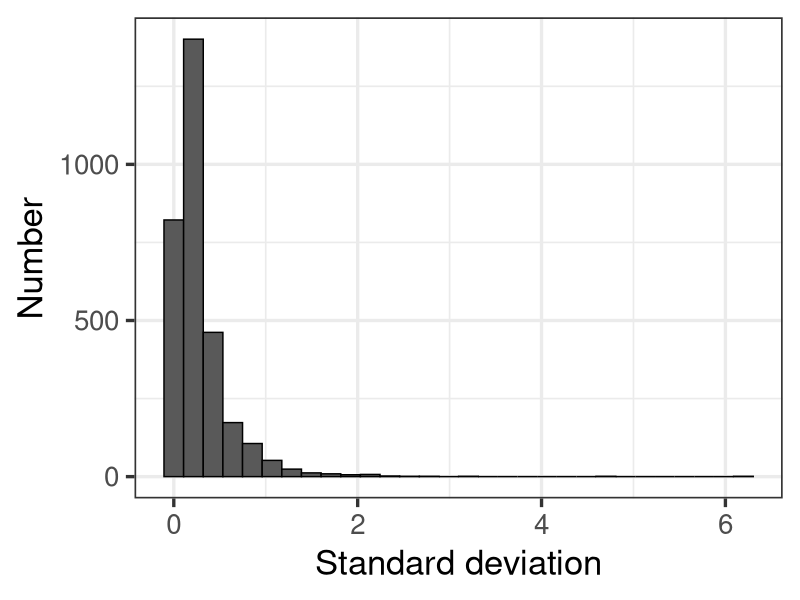
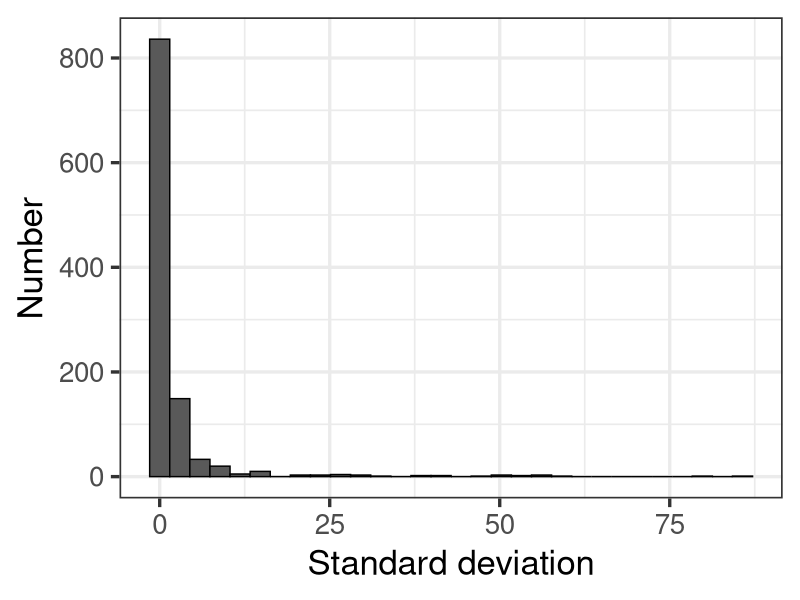
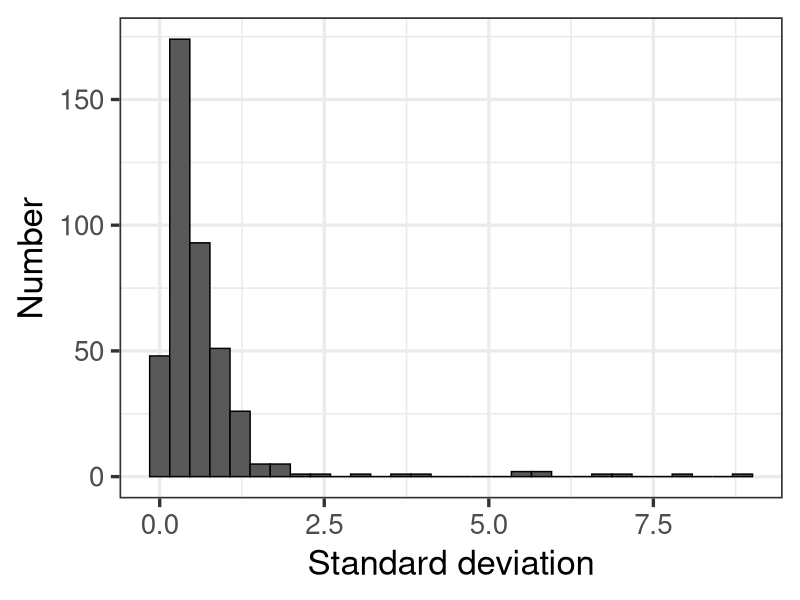

R code for these plots, in order:


# info --------------------------------------------------------------------

# Final processing of freshwater thermal tolerance dataset

# by Helena S. Bayat

# last edited: 21/10/2024

# setup -------------------------------------------------------------------
library(tidyverse)

# load data ---------------------------------------------------------------

tol <- read.csv('data/thermtol_tests.csv')
tax <- read.csv('data/thermtol_taxonomy.csv')
clim <- read.csv('data/thermtol_climate.csv')
ref <- read.csv('data/thermtol_reference.csv')

# wrangle -----------------------------------------------------------------

# put units into common currency
# for error measures - on thermal tolerance, body mass, and body length

# for thermal tolerance error measure
# convert standard deviation to standard error
# convert 95% ci to standard error using appropriate t value
# note that what is entered under "95% ci" is half of the interval

tol <- tol %>% mutate(error_se = case_when((!is.na(n) & error_measure == "sd") ~ error/(sqrt(n)),
                                   (error_measure == "se") ~ error,
                                   (error_measure == "95% ci") ~ error/qt(p = 0.975, df = n)))
tol <- tol %>% mutate(error_sd = case_when((error_measure == "sd") ~ error,
                                           (metric_note != "lt05" & metric != "lt50" & error_measure != "sd") ~ error_se*sqrt(n)))
ch <- tol %>% filter(error_sd > 20)
tol[2945,7] <- 32.1
tol[2946,7] <- 33
tol[2945,11] <- 2.4
tol[2946,11] <- 3.2
tol[c(2945:2946),8] <- 30
tol[2946,14] <- 72
tol[2946,15] <- "hours"
ch <- tol %>% filter(error_sd > 5)

# check distribution of error
ggplot(data = tol, aes(x = error_se)) + 
  geom_histogram(color = "black") +
  labs(x = "Standard deviation", y = "Number")   + theme_bw(base_size = 25) 

# body mass/length error measure
ch <- tol %>% group_by(error_measure_bm) %>% count()
ch <- tol %>% group_by(error_measure_bl) %>% count()

tol <- tol %>% mutate(error_bm_sd = case_when((error_measure_bm == "sd") ~ error,
                                           (error_measure_bm == "se") ~ error_bm*sqrt(n)))
tol <- tol %>% mutate(error_bl_sd = case_when((error_measure_bl == "sd") ~ error,
                                              (error_measure_bl == "se") ~ error_bl*sqrt(n)))
# check distributions
ggplot(data = tol, aes(x = error_bm_sd)) + 
  geom_histogram(color = "black") +
  labs(x = "Standard deviation", y = "Number")   + theme_bw(base_size = 25)

# check errors over 25
ch <- tol %>% filter(error_bm_sd > 25) # all large fish species, all ok

ggplot(data = tol, aes(x = error_bl_sd)) + 
  geom_histogram(color = "black") +
  labs(x = "Standard deviation", y = "Number")   + theme_bw(base_size = 25)

# put units into common currency
# time - for acclimation and test
# put final times into minutes

tol$acclim_time <- as.numeric(tol$acclim_time)
tol <- tol %>% mutate(acclim_time_minutes = case_when((acclim_time_unit == "minutes") ~ acclim_time,
                                                 (acclim_time_unit == "hours") ~ acclim_time*60,
                                                 (acclim_time_unit == "days") ~ acclim_time*1440,
                                                 (acclim_time_unit == "weeks") ~ acclim_time*10080,
                                                 (acclim_time_unit == "months") ~ acclim_time*302400))
ch <- tol %>% filter(acclim_time_minutes < 60) # look at short acclimation times

# fix misentered values
tol[c(471:477),14] <- 3
tol[c(471:477),15] <- "weeks"
tol[c(2226,2287,3081,3112,3188,3189),15] <- "hours"
tol[c(3068:3078),14] <- 24
tol[c(3068:3078),15] <- "hours"
# all of the rest are tested streamside, directly after collection

tol <- tol %>% mutate(acclim_time_minutes = case_when((acclim_time_unit == "minutes") ~ acclim_time,
                                                      (acclim_time_unit == "hours") ~ acclim_time*60,
                                                      (acclim_time_unit == "days") ~ acclim_time*1440,
                                                      (acclim_time_unit == "weeks") ~ acclim_time*10080,
                                                      (acclim_time_unit == "months") ~ acclim_time*302400))

# put units into common currency
# for test time
tol <- tol %>% mutate(test_time_minutes1 = case_when((metric == "ltmax") ~ (tmax - acclim_temp)/ramp,
                                              (metric == "ltmin") ~ (acclim_temp - tmax)/ramp,
                                              (metric == "ctmin") ~ (acclim_temp - tmax)/ramp,
                                              (metric == "ctmax") ~ (tmax - acclim_temp)/ramp,
                                              (test_time_unit == "minutes") ~ test_time,
                                              (test_time_unit == "hours") ~ test_time*60,
                                              (test_time_unit == "days") ~ test_time*1440,
                                              (test_time_unit == "weeks") ~ test_time*10080,
                                              (test_time_unit == "months") ~ test_time*302400))
tol <- tol %>% mutate(test_time_minutes = case_when((!is.na(test_time_minutes1)) ~ test_time_minutes1, 
                                                    (is.na(test_time_minutes1) & metric == "ctmax") ~ (tmax - start_temp)/ramp,
                                                    (is.na(test_time_minutes1) & metric == "ltmax") ~ (tmax - start_temp)/ramp,
                                                    (is.na(test_time_minutes1) & metric == "ctmin") ~ (start_temp - tmax)/ramp,
                                                    (is.na(test_time_minutes1) & metric == "ltmin") ~ (start_temp - tmax)/ramp))
tol <- tol[,-74]

# remove two records of terrestrial imagines
tol <- tol[-c(638,641),]

# combine into one dataset
tt1 <- merge(tol, tax, by = "tax_id")
tt2 <- merge(tt1, clim, by = "loc_id")
dat <- merge(tt2, ref, by = "study_id")

# write to file -----------------------------------------------------------

# save the pieces
data = 'data'

write.csv(tol, file.path(data, 'thermtol_tests_processed.csv'), row.names = FALSE, na = "")
write.csv(dat, file.path(data, 'thermtol_comb.csv'), row.names = FALSE, na = "")

# end ---------------------------------------------------------------------

rm(list = ls())
